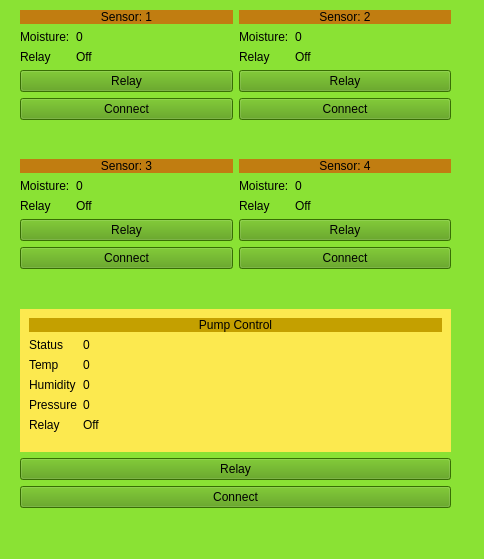
<?xml version="1.0" encoding="UTF-8"?>
<ui version="4.0">
 <class>MainWindow</class>
 <widget class="QMainWindow" name="MainWindow">
  <property name="geometry">
   <rect>
    <x>0</x>
    <y>0</y>
    <width>484</width>
    <height>559</height>
   </rect>
  </property>
  <property name="windowTitle">
   <string>Garden Control Panel</string>
  </property>
  <property name="autoFillBackground">
   <bool>false</bool>
  </property>
  <property name="styleSheet">
   <string notr="true">background-color: rgb(138, 226, 52);</string>
  </property>
  <widget class="QWidget" name="centralwidget">
   <widget class="QWidget" name="gridLayoutWidget">
    <property name="geometry">
     <rect>
      <x>20</x>
      <y>10</y>
      <width>431</width>
      <height>498</height>
     </rect>
    </property>
    <layout class="QGridLayout" name="gridLayout">
     <item row="1" column="0">
      <layout class="QFormLayout" name="formLayout_8">
       <property name="fieldGrowthPolicy">
        <enum>QFormLayout::FieldsStayAtSizeHint</enum>
       </property>
       <item row="0" column="0" colspan="2">
        <widget class="QLabel" name="label_3">
         <property name="styleSheet">
          <string notr="true">background-color: rgb(193, 125, 17);</string>
         </property>
         <property name="text">
          <string>Sensor: 3</string>
         </property>
         <property name="alignment">
          <set>Qt::AlignCenter</set>
         </property>
        </widget>
       </item>
       <item row="1" column="0">
        <widget class="QLabel" name="label_8">
         <property name="styleSheet">
          <string notr="true"/>
         </property>
         <property name="text">
          <string>Moisture:</string>
         </property>
        </widget>
       </item>
       <item row="1" column="1">
        <widget class="QLabel" name="lbls3moist">
         <property name="styleSheet">
          <string notr="true"/>
         </property>
         <property name="text">
          <string>0</string>
         </property>
        </widget>
       </item>
       <item row="2" column="0">
        <widget class="QLabel" name="label_16">
         <property name="styleSheet">
          <string notr="true">width: 100%;
height: 100%</string>
         </property>
         <property name="text">
          <string>Relay</string>
         </property>
        </widget>
       </item>
       <item row="2" column="1">
        <widget class="QLabel" name="lbls3Relay">
         <property name="styleSheet">
          <string notr="true"/>
         </property>
         <property name="text">
          <string>Off</string>
         </property>
        </widget>
       </item>
       <item row="4" column="0" colspan="2">
        <widget class="QPushButton" name="btns3Connect">
         <property name="styleSheet">
          <string notr="true">background-color: rgb(78, 154, 6);</string>
         </property>
         <property name="text">
          <string>Connect</string>
         </property>
        </widget>
       </item>
       <item row="3" column="0" colspan="2">
        <widget class="QPushButton" name="btns3Relay">
         <property name="styleSheet">
          <string notr="true">background-color: rgb(78, 154, 6);</string>
         </property>
         <property name="text">
          <string>Relay</string>
         </property>
        </widget>
       </item>
      </layout>
     </item>
     <item row="1" column="1">
      <layout class="QFormLayout" name="formLayout_9">
       <item row="1" column="0">
        <widget class="QLabel" name="label_9">
         <property name="text">
          <string>Moisture:</string>
         </property>
        </widget>
       </item>
       <item row="1" column="1">
        <widget class="QLabel" name="lbls4moist">
         <property name="text">
          <string>0</string>
         </property>
        </widget>
       </item>
       <item row="2" column="0">
        <widget class="QLabel" name="label_17">
         <property name="text">
          <string>Relay</string>
         </property>
        </widget>
       </item>
       <item row="2" column="1">
        <widget class="QLabel" name="lbls4Relay">
         <property name="text">
          <string>Off</string>
         </property>
        </widget>
       </item>
       <item row="3" column="0" colspan="2">
        <widget class="QPushButton" name="btns4Relay">
         <property name="styleSheet">
          <string notr="true">background-color: rgb(78, 154, 6);</string>
         </property>
         <property name="text">
          <string>Relay</string>
         </property>
        </widget>
       </item>
       <item row="4" column="0" colspan="2">
        <widget class="QPushButton" name="btns4Connect">
         <property name="styleSheet">
          <string notr="true">background-color: rgb(78, 154, 6);</string>
         </property>
         <property name="text">
          <string>Connect</string>
         </property>
        </widget>
       </item>
       <item row="0" column="0" colspan="2">
        <widget class="QLabel" name="label_4">
         <property name="styleSheet">
          <string notr="true">background-color: rgb(193, 125, 17);</string>
         </property>
         <property name="text">
          <string>Sensor: 4</string>
         </property>
         <property name="alignment">
          <set>Qt::AlignCenter</set>
         </property>
        </widget>
       </item>
      </layout>
     </item>
     <item row="0" column="0">
      <layout class="QFormLayout" name="formLayout_6">
       <item row="0" column="0" colspan="2">
        <widget class="QLabel" name="label">
         <property name="styleSheet">
          <string notr="true">background-color: rgb(193, 125, 17);</string>
         </property>
         <property name="text">
          <string>Sensor: 1</string>
         </property>
         <property name="alignment">
          <set>Qt::AlignCenter</set>
         </property>
        </widget>
       </item>
       <item row="1" column="0">
        <widget class="QLabel" name="label_6">
         <property name="text">
          <string>Moisture:</string>
         </property>
        </widget>
       </item>
       <item row="1" column="1">
        <widget class="QLabel" name="lbls1moist">
         <property name="text">
          <string>0</string>
         </property>
        </widget>
       </item>
       <item row="2" column="0">
        <widget class="QLabel" name="label_14">
         <property name="text">
          <string>Relay</string>
         </property>
        </widget>
       </item>
       <item row="2" column="1">
        <widget class="QLabel" name="lbls1Relay">
         <property name="text">
          <string>Off</string>
         </property>
        </widget>
       </item>
       <item row="3" column="0" colspan="2">
        <widget class="QPushButton" name="btns1Relay">
         <property name="autoFillBackground">
          <bool>false</bool>
         </property>
         <property name="styleSheet">
          <string notr="true">background-color: rgb(78, 154, 6);</string>
         </property>
         <property name="text">
          <string>Relay</string>
         </property>
        </widget>
       </item>
       <item row="4" column="0" colspan="2">
        <widget class="QPushButton" name="btns1Connect">
         <property name="styleSheet">
          <string notr="true">background-color: rgb(78, 154, 6);</string>
         </property>
         <property name="text">
          <string>Connect</string>
         </property>
        </widget>
       </item>
      </layout>
     </item>
     <item row="3" column="0" colspan="2">
      <widget class="QPushButton" name="btns3Relay_2">
       <property name="styleSheet">
        <string notr="true">background-color: rgb(78, 154, 6);</string>
       </property>
       <property name="text">
        <string>Relay</string>
       </property>
      </widget>
     </item>
     <item row="0" column="1">
      <layout class="QFormLayout" name="formLayout_7">
       <item row="0" column="0" colspan="2">
        <widget class="QLabel" name="label_2">
         <property name="styleSheet">
          <string notr="true">background-color: rgb(193, 125, 17);</string>
         </property>
         <property name="text">
          <string>Sensor: 2</string>
         </property>
         <property name="alignment">
          <set>Qt::AlignCenter</set>
         </property>
        </widget>
       </item>
       <item row="1" column="0">
        <widget class="QLabel" name="label_7">
         <property name="text">
          <string>Moisture:</string>
         </property>
        </widget>
       </item>
       <item row="1" column="1">
        <widget class="QLabel" name="lbls2moist">
         <property name="text">
          <string>0</string>
         </property>
        </widget>
       </item>
       <item row="2" column="0">
        <widget class="QLabel" name="label_15">
         <property name="text">
          <string>Relay</string>
         </property>
        </widget>
       </item>
       <item row="2" column="1">
        <widget class="QLabel" name="lbls2Relay">
         <property name="text">
          <string>Off</string>
         </property>
        </widget>
       </item>
       <item row="3" column="0" colspan="2">
        <widget class="QPushButton" name="btns2Relay">
         <property name="styleSheet">
          <string notr="true">background-color: rgb(78, 154, 6);</string>
         </property>
         <property name="text">
          <string>Relay</string>
         </property>
        </widget>
       </item>
       <item row="4" column="0" colspan="2">
        <widget class="QPushButton" name="btns2Connect">
         <property name="styleSheet">
          <string notr="true">background-color: rgb(78, 154, 6);</string>
         </property>
         <property name="text">
          <string>Connect</string>
         </property>
        </widget>
       </item>
      </layout>
     </item>
     <item row="2" column="0" colspan="2">
      <widget class="QWidget" name="formWidget_5" native="true">
       <property name="styleSheet">
        <string notr="true">background-color: rgb(252, 233, 79);</string>
       </property>
       <layout class="QFormLayout" name="formLayout_5">
        <item row="1" column="0">
         <widget class="QLabel" name="label_10">
          <property name="text">
           <string>Status</string>
          </property>
         </widget>
        </item>
        <item row="2" column="0">
         <widget class="QLabel" name="label_11">
          <property name="text">
           <string>Temp</string>
          </property>
         </widget>
        </item>
        <item row="2" column="1">
         <widget class="QLabel" name="lblPumpTemp">
          <property name="text">
           <string>0</string>
          </property>
         </widget>
        </item>
        <item row="3" column="0">
         <widget class="QLabel" name="label_12">
          <property name="text">
           <string>Humidity</string>
          </property>
         </widget>
        </item>
        <item row="3" column="1">
         <widget class="QLabel" name="lblPumpHumidity">
          <property name="text">
           <string>0</string>
          </property>
         </widget>
        </item>
        <item row="4" column="0">
         <widget class="QLabel" name="label_13">
          <property name="text">
           <string>Pressure</string>
          </property>
         </widget>
        </item>
        <item row="4" column="1">
         <widget class="QLabel" name="lblPumpPressure">
          <property name="text">
           <string>0</string>
          </property>
         </widget>
        </item>
        <item row="1" column="1">
         <widget class="QLabel" name="lblPumpStatus">
          <property name="text">
           <string>0</string>
          </property>
         </widget>
        </item>
        <item row="5" column="0">
         <widget class="QLabel" name="label_5">
          <property name="text">
           <string>Relay</string>
          </property>
         </widget>
        </item>
        <item row="5" column="1">
         <widget class="QLabel" name="lblPumpRelay">
          <property name="text">
           <string>Off</string>
          </property>
         </widget>
        </item>
        <item row="0" column="0" colspan="2">
         <widget class="QLabel" name="label_18">
          <property name="styleSheet">
           <string notr="true">background-color: rgb(196, 160, 0);</string>
          </property>
          <property name="text">
           <string>Pump Control</string>
          </property>
          <property name="alignment">
           <set>Qt::AlignCenter</set>
          </property>
         </widget>
        </item>
       </layout>
      </widget>
     </item>
     <item row="4" column="0" colspan="2">
      <widget class="QPushButton" name="btns3Connect_2">
       <property name="styleSheet">
        <string notr="true">background-color: rgb(78, 154, 6);</string>
       </property>
       <property name="text">
        <string>Connect</string>
       </property>
      </widget>
     </item>
    </layout>
   </widget>
  </widget>
  <widget class="QMenuBar" name="menubar">
   <property name="geometry">
    <rect>
     <x>0</x>
     <y>0</y>
     <width>484</width>
     <height>23</height>
    </rect>
   </property>
  </widget>
  <widget class="QStatusBar" name="statusbar"/>
 </widget>
 <resources/>
 <connections/>
</ui>
